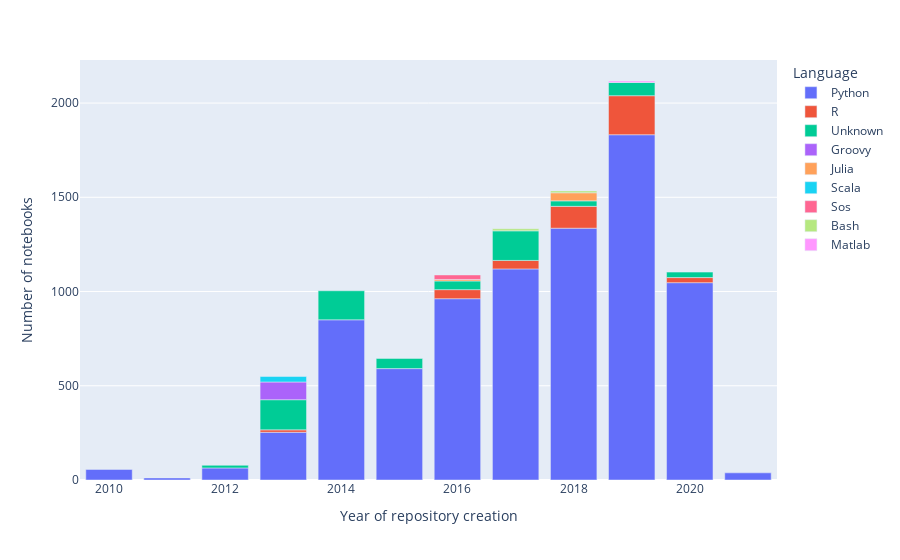

The notebook cell this image was saved under:
### Code cell
fig = px.bar(notebook_language_year_df, x='created_year', y='notebook_count', color='language',
            labels=dict(created_year="Year of repository creation", notebook_count="Number of notebooks", language="Language")
            )
#fig.update_traces(texttemplate='%{y:.s}', textposition='outside')
fig.update_layout(uniformtext_minsize=8, uniformtext_mode='hide', xaxis_type = 'date')
fig.show()
filename = 'timeline_notebook_language_year'
fig.write_image(OUTPUT_DIR + '/' + filename + '.pdf', scale=1.0)

### Figure 1 — Plotly figure (JSON) as saved in the notebook; plotly's stock layout.template omitted (floating-point values rounded to 4 significant figures)
{"data": [{"alignmentgroup": "True", "hovertemplate": "Language=Python<br>Year of repository creation=%{x}<br>Number of notebooks=%{y}<extra></extra>", "legendgroup": "Python", "marker": {"color": "#636efa", "pattern": {"shape": ""}}, "name": "Python", "offsetgroup": "Python", "orientation": "v", "showlegend": true, "textposition": "auto", "type": "bar", "x": ["2019", "2018", "2017", "2020", "2016", "2014", "2015", "2013", "2012", "2010", "2021", "2011"], "xaxis": "x", "y": [1832, 1336, 1120, 1047, 962, 850, 591, 253, 64, 56, 38, 11], "yaxis": "y"}, {"alignmentgroup": "True", "hovertemplate": "Language=R<br>Year of repository creation=%{x}<br>Number of notebooks=%{y}<extra></extra>", "legendgroup": "R", "marker": {"color": "#EF553B", "pattern": {"shape": ""}}, "name": "R", "offsetgroup": "R", "orientation": "v", "showlegend": true, "textposition": "auto", "type": "bar", "x": ["2019", "2018", "2016", "2017", "2020", "2013"], "xaxis": "x", "y": [207, 116, 48, 45, 27, 13], "yaxis": "y"}, {"alignmentgroup": "True", "hovertemplate": "Language=Unknown<br>Year of repository creation=%{x}<br>Number of notebooks=%{y}<extra></extra>", "legendgroup": "Unknown", "marker": {"color": "#00cc96", "pattern": {"shape": ""}}, "name": "Unknown", "offsetgroup": "Unknown", "orientation": "v", "showlegend": true, "textposition": "auto", "type": "bar", "x": ["2013", "2017", "2014", "2019", "2015", "2016", "2018", "2020", "2012"], "xaxis": "x", "y": [160, 157, 154, 70, 54, 46, 29, 29, 14], "yaxis": "y"}, {"alignmentgroup": "True", "hovertemplate": "Language=Groovy<br>Year of repository creation=%{x}<br>Number of notebooks=%{y}<extra></extra>", "legendgroup": "Groovy", "marker": {"color": "#ab63fa", "pattern": {"shape": ""}}, "name": "Groovy", "offsetgroup": "Groovy", "orientation": "v", "showlegend": true, "textposition": "auto", "type": "bar", "x": ["2013"], "xaxis": "x", "y": [94], "yaxis": "y"}, {"alignmentgroup": "True", "hovertemplate": "Language=Julia<br>Year of repository creation=%{x}<br>Number of notebooks=%{y}<extra></extra>", "legendgroup": "Julia", "marker": {"color": "#FFA15A", "pattern": {"shape": ""}}, "name": "Julia", "offsetgroup": "Julia", "orientation": "v", "showlegend": true, "textposition": "auto", "type": "bar", "x": ["2018", "2016"], "xaxis": "x", "y": [43, 8], "yaxis": "y"}, {"alignmentgroup": "True", "hovertemplate": "Language=Scala<br>Year of repository creation=%{x}<br>Number of notebooks=%{y}<extra></extra>", "legendgroup": "Scala", "marker": {"color": "#19d3f3", "pattern": {"shape": ""}}, "name": "Scala", "offsetgroup": "Scala", "orientation": "v", "showlegend": true, "textposition": "auto", "type": "bar", "x": ["2013"], "xaxis": "x", "y": [29], "yaxis": "y"}, {"alignmentgroup": "True", "hovertemplate": "Language=Sos<br>Year of repository creation=%{x}<br>Number of notebooks=%{y}<extra></extra>", "legendgroup": "Sos", "marker": {"color": "#FF6692", "pattern": {"shape": ""}}, "name": "Sos", "offsetgroup": "Sos", "orientation": "v", "showlegend": true, "textposition": "auto", "type": "bar", "x": ["2016"], "xaxis": "x", "y": [24], "yaxis": "y"}, {"alignmentgroup": "True", "hovertemplate": "Language=Bash<br>Year of repository creation=%{x}<br>Number of notebooks=%{y}<extra></extra>", "legendgroup": "Bash", "marker": {"color": "#B6E880", "pattern": {"shape": ""}}, "name": "Bash", "offsetgroup": "Bash", "orientation": "v", "showlegend": true, "textposition": "auto", "type": "bar", "x": ["2017", "2018"], "xaxis": "x", "y": [11, 10], "yaxis": "y"}, {"alignmentgroup": "True", "hovertemplate": "Language=Matlab<br>Year of repository creation=%{x}<br>Number of notebooks=%{y}<extra></extra>", "legendgroup": "Matlab", "marker": {"color": "#FF97FF", "pattern": {"shape": ""}}, "name": "Matlab", "offsetgroup": "Matlab", "orientation": "v", "showlegend": true, "textposition": "auto", "type": "bar", "x": ["2019"], "xaxis": "x", "y": [8], "yaxis": "y"}], "layout": {"autosize": true, "barmode": "relative", "legend": {"title": {"text": "Language"}, "tracegroupgap": 0}, "margin": {"t": 60}, "uniformtext": {"minsize": 8, "mode": "hide"}, "xaxis": {"anchor": "y", "autorange": true, "domain": [0, 1], "range": ["2009-07-02 12:00", "2021-07-02 12:00"], "title": {"text": "Year of repository creation"}, "type": "date"}, "yaxis": {"anchor": "x", "autorange": true, "domain": [0, 1], "range": [0, 2228.0], "title": {"text": "Number of notebooks"}, "type": "linear"}}}
